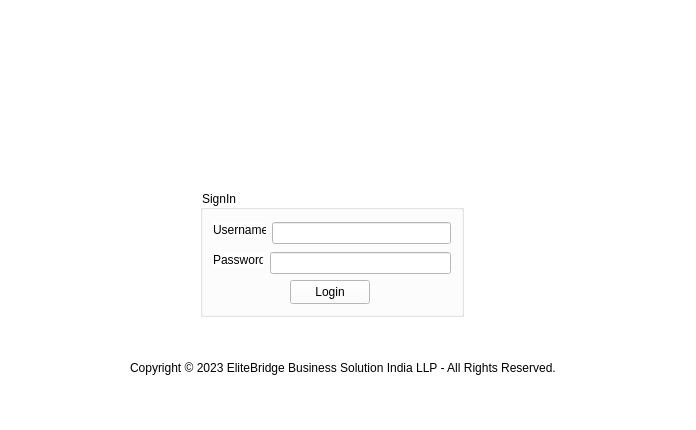
<?xml version="1.0" encoding="UTF-8"?>
<ui version="4.0">
 <class>MainWindow</class>
 <widget class="QMainWindow" name="MainWindow">
  <property name="geometry">
   <rect>
    <x>0</x>
    <y>0</y>
    <width>696</width>
    <height>430</height>
   </rect>
  </property>
  <property name="windowTitle">
   <string>MainWindow</string>
  </property>
  <property name="styleSheet">
   <string notr="true">background-color:rgb(255, 255, 255)</string>
  </property>
  <widget class="QWidget" name="centralwidget">
   <widget class="QLabel" name="label_4">
    <property name="geometry">
     <rect>
      <x>140</x>
      <y>120</y>
      <width>431</width>
      <height>31</height>
     </rect>
    </property>
    <property name="text">
     <string/>
    </property>
    <property name="pixmap">
     <pixmap>../build-clientside_ui_file-Desktop_Qt_6_5_0_MinGW_64_bit-Debug/elitebridgelogollp.png</pixmap>
    </property>
   </widget>
   <widget class="QLabel" name="label_5">
    <property name="geometry">
     <rect>
      <x>130</x>
      <y>360</y>
      <width>441</width>
      <height>16</height>
     </rect>
    </property>
    <property name="text">
     <string>Copyright © 2023 EliteBridge Business Solution India LLP - All Rights Reserved. </string>
    </property>
   </widget>
   <widget class="QGroupBox" name="groupBox">
    <property name="geometry">
     <rect>
      <x>200</x>
      <y>190</y>
      <width>264</width>
      <height>127</height>
     </rect>
    </property>
    <property name="title">
     <string>SignIn</string>
    </property>
    <widget class="QPushButton" name="pushButton_login">
     <property name="geometry">
      <rect>
       <x>90</x>
       <y>90</y>
       <width>80</width>
       <height>24</height>
      </rect>
     </property>
     <property name="text">
      <string>Login</string>
     </property>
    </widget>
    <widget class="QLineEdit" name="lineEdit_password">
     <property name="geometry">
      <rect>
       <x>70</x>
       <y>62</y>
       <width>181</width>
       <height>22</height>
      </rect>
     </property>
    </widget>
    <widget class="QLineEdit" name="lineEdit_username">
     <property name="geometry">
      <rect>
       <x>72</x>
       <y>32</y>
       <width>179</width>
       <height>22</height>
      </rect>
     </property>
    </widget>
    <widget class="QLabel" name="label_3">
     <property name="geometry">
      <rect>
       <x>13</x>
       <y>62</y>
       <width>50</width>
       <height>16</height>
      </rect>
     </property>
     <property name="text">
      <string>Password</string>
     </property>
    </widget>
    <widget class="QLabel" name="label_2">
     <property name="geometry">
      <rect>
       <x>13</x>
       <y>32</y>
       <width>53</width>
       <height>16</height>
      </rect>
     </property>
     <property name="text">
      <string>Username</string>
     </property>
    </widget>
   </widget>
   <widget class="QLabel" name="label">
    <property name="geometry">
     <rect>
      <x>20</x>
      <y>30</y>
      <width>721</width>
      <height>81</height>
     </rect>
    </property>
    <property name="text">
     <string/>
    </property>
    <property name="pixmap">
     <pixmap>../build-clientside_ui_file-Desktop_Qt_6_5_0_MinGW_64_bit-Debug/eliteBridge.png</pixmap>
    </property>
   </widget>
  </widget>
  <widget class="QMenuBar" name="menubar">
   <property name="geometry">
    <rect>
     <x>0</x>
     <y>0</y>
     <width>696</width>
     <height>21</height>
    </rect>
   </property>
  </widget>
  <widget class="QStatusBar" name="statusbar"/>
 </widget>
 <tabstops>
  <tabstop>lineEdit_username</tabstop>
  <tabstop>lineEdit_password</tabstop>
  <tabstop>pushButton_login</tabstop>
 </tabstops>
 <resources/>
 <connections/>
</ui>
